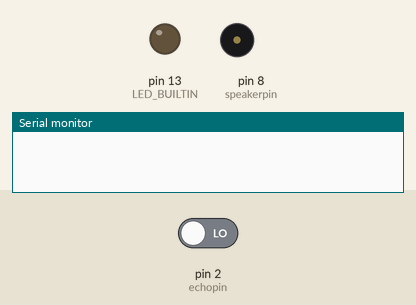
Simulated run of this program. Board: Arduino Uno, built with avr-gcc and run on an emulated ATmega328P. On the bench: output pins drawn as LEDs (lit = HIGH), buzzer (waves = sounding), the last lines printed to the serial monitor. The test bench sets the inputs (shaded band); at power-on: pin 2 (echopin) LOW. Pins used as bus, display or sensor lines are not drawn.

Above: at 0.5 s.
At 1.2 s:
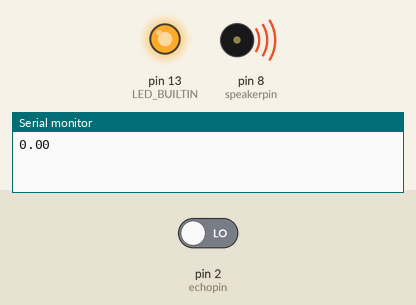
Timing chart, 0 to 3.0 s (numbered marks = the images above):
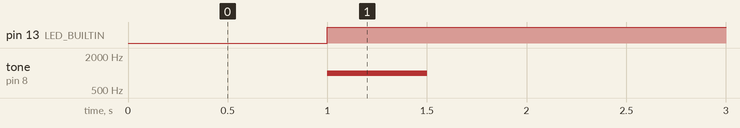

The program:

main.cpp
```cpp
#include <Arduino.h>

const int trigpin = 3;
const int echopin = 2;
const int speakerpin = 8;

void setup() {
  pinMode(echopin, INPUT);
  pinMode(trigpin, OUTPUT);

  pinMode(LED_BUILTIN, OUTPUT);

  pinMode(speakerpin, OUTPUT);

  Serial.begin(9600);
}

void loop() {
  digitalWrite(trigpin, LOW);
  delayMicroseconds(2);

  digitalWrite(trigpin, HIGH);
  delayMicroseconds(10);

  long time = pulseIn(echopin, HIGH);
  float speed = 0.034;
  float distance = (time * speed) / 2;

  Serial.println(distance);

    if (distance <= 11) {
        digitalWrite(LED_BUILTIN, HIGH);

        tone(speakerpin, 1000, 500);
        delay(1000);
    }
    else {
      digitalWrite(LED_BUILTIN, LOW);
      delay(1000);
    }

}
```

Measured:
- by itself, pin 13 (LED_BUILTIN): LOW → HIGH at 1.0 s
- by itself, tone on pin 8 (speakerpin): alternates 1000 Hz for 0.50 s and silent for 1.5 s
